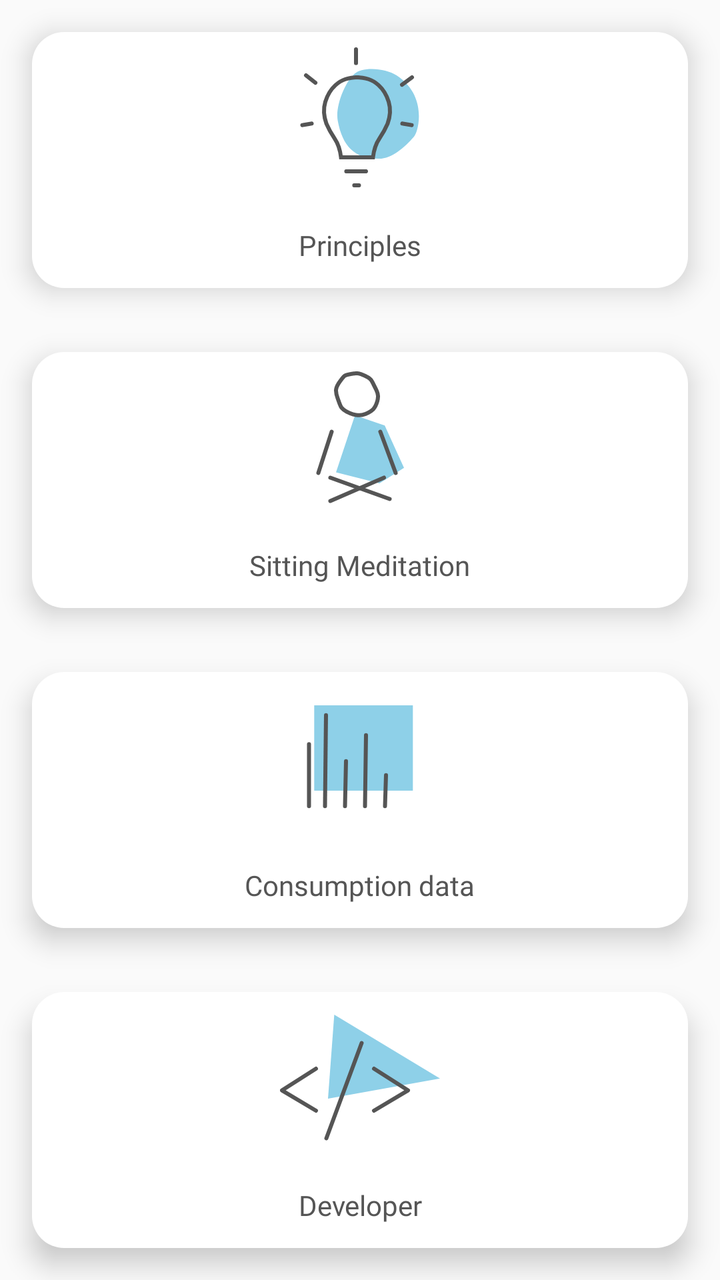
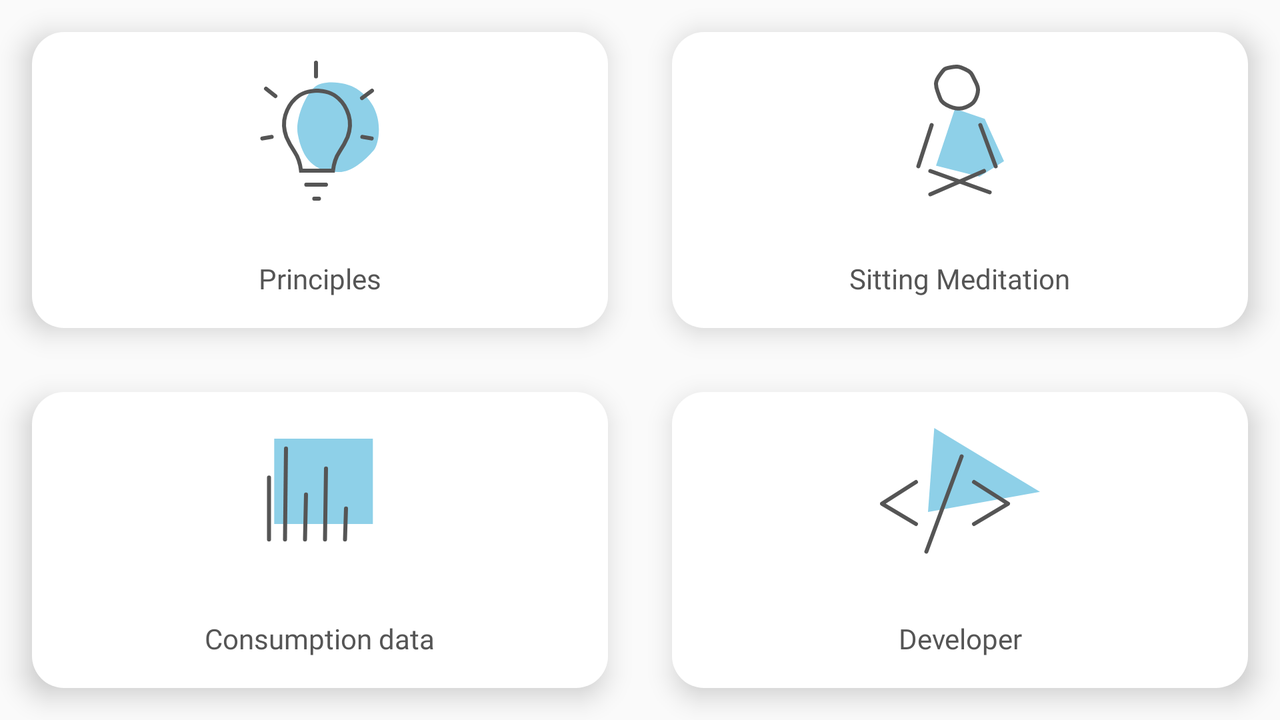

Compare how this app lays out the same screen by default and in its alternative resource folder. The renders come first, then the two layout files and the values they reference.
<!-- AndroidManifest.xml: application theme MainThemeNoActionBar -->
<!-- res/layout/activity_main.xml -->
<?xml version="1.0" encoding="utf-8"?>
<androidx.constraintlayout.widget.ConstraintLayout xmlns:android="http://schemas.android.com/apk/res/android"
    xmlns:app="http://schemas.android.com/apk/res-auto"
    xmlns:tools="http://schemas.android.com/tools"
    android:layout_width="match_parent"
    android:layout_height="match_parent"
    tools:context=".MainActivity">

    <LinearLayout
        android:id="@+id/linear_layout_principles_main"
        style="@style/MainFrames"
        android:orientation="vertical"
        app:layout_constraintBottom_toTopOf="@id/linear_layout_meditation_main"
        app:layout_constraintLeft_toLeftOf="parent"
        app:layout_constraintRight_toRightOf="parent"
        app:layout_constraintTop_toTopOf="parent">

        <ImageView
            android:layout_width="wrap_content"
            android:layout_height="0dp"
            android:layout_gravity="center_horizontal"
            android:layout_weight="2"
            android:gravity="center"
            android:src="@drawable/ic_bulb" />

        <TextView
            android:layout_width="wrap_content"
            android:layout_height="0dp"
            android:layout_gravity="center_horizontal"
            android:layout_weight="1"
            android:gravity="center"
            android:text="Principles" />

    </LinearLayout>

    <LinearLayout
        android:id="@+id/linear_layout_meditation_main"
        style="@style/MainFrames"
        android:orientation="vertical"
        app:layout_constraintBottom_toTopOf="@id/linear_layout_data_main"
        app:layout_constraintLeft_toLeftOf="parent"
        app:layout_constraintRight_toRightOf="parent"
        app:layout_constraintTop_toBottomOf="@id/linear_layout_principles_main">

        <ImageView
            android:layout_width="wrap_content"
            android:layout_height="0dp"
            android:layout_gravity="center_horizontal"
            android:layout_weight="2"
            android:gravity="center"
            android:src="@drawable/ic_meditator" />

        <TextView
            android:layout_width="wrap_content"
            android:layout_height="0dp"
            android:layout_gravity="center_horizontal"
            android:layout_weight="1"
            android:gravity="center"
            android:text="Sitting Meditation" />

    </LinearLayout>

    <LinearLayout
        android:id="@+id/linear_layout_data_main"
        style="@style/MainFrames"
        android:orientation="vertical"
        app:layout_constraintBottom_toTopOf="@id/linear_layout_developer_main"
        app:layout_constraintLeft_toLeftOf="parent"
        app:layout_constraintRight_toRightOf="parent"
        app:layout_constraintTop_toBottomOf="@id/linear_layout_meditation_main">

        <ImageView
            android:layout_width="wrap_content"
            android:layout_height="0dp"
            android:layout_gravity="center_horizontal"
            android:layout_weight="2"
            android:gravity="center"
            android:src="@drawable/ic_data" />

        <TextView
            android:layout_width="wrap_content"
            android:layout_height="0dp"
            android:layout_gravity="center_horizontal"
            android:layout_weight="1"
            android:gravity="center"
            android:text="Consumption data" />

    </LinearLayout>

    <LinearLayout
        android:id="@+id/linear_layout_developer_main"
        style="@style/MainFrames"
        android:orientation="vertical"
        app:layout_constraintBottom_toBottomOf="parent"
        app:layout_constraintLeft_toLeftOf="parent"
        app:layout_constraintRight_toRightOf="parent"
        app:layout_constraintTop_toBottomOf="@id/linear_layout_data_main">

        <ImageView
            android:layout_width="wrap_content"
            android:layout_height="0dp"
            android:layout_gravity="center_horizontal"
            android:layout_weight="2"
            android:gravity="center"
            android:src="@drawable/ic_code" />

        <TextView
            android:layout_width="wrap_content"
            android:layout_height="0dp"
            android:layout_gravity="center_horizontal"
            android:layout_weight="1"
            android:gravity="center"
            android:text="Developer" />

    </LinearLayout>

</androidx.constraintlayout.widget.ConstraintLayout>
<!-- resources referenced by this layout -->
<resources>
  <!-- drawable ic_code (drawable) -->
  <vector xmlns:android="http://schemas.android.com/apk/res/android"
      android:width="80dp"
      android:height="63dp"
      android:viewportWidth="80"
      android:viewportHeight="63">
    <path
        android:pathData="M27.1287,0l-3.1287,42l56,-10.1208z"
        android:strokeWidth="1"
        android:fillColor="#8ED0E8"
        android:fillType="evenOdd"
        android:strokeColor="#00000000"/>
    <path
        android:pathData="M18,27l-17,10.8617l17,10.1383"
        android:strokeLineJoin="round"
        android:strokeWidth="2"
        android:fillColor="#00000000"
        android:strokeColor="#555555"
        android:fillType="evenOdd"
        android:strokeLineCap="round"/>
    <path
        android:pathData="M47,27l17,10.8617l-17,10.1383"
        android:strokeLineJoin="round"
        android:strokeWidth="2"
        android:fillColor="#00000000"
        android:strokeColor="#555555"
        android:fillType="evenOdd"
        android:strokeLineCap="round"/>
    <path
        android:pathData="M23.1731,61.8286L40.8269,14.1714"
        android:strokeWidth="2"
        android:fillColor="#00000000"
        android:strokeColor="#555555"
        android:fillType="evenOdd"
        android:strokeLineCap="round"/>
  </vector>
  <style name="MainFrames">
          <item name="android:layout_width">match_parent</item>
          <item name="android:layout_height">0dp</item>
          <item name="android:elevation">8dp</item>
          <item name="android:background">@drawable/frame_rounded</item>
          <item name="android:layout_margin">16dp</item>
      </style>
  <style name="MainThemeNoActionBar" parent="Theme.AppCompat.Light.NoActionBar">
          
          <item name="colorPrimary">@color/colorPrimary</item>
          <item name="colorPrimaryDark">@color/colorPrimaryDark</item>
          <item name="colorAccent">@color/colorAccent</item>
          <item name="fontFamily">@font/eb_garamond</item>
          <item name="android:textColor">@color/colorSoftBlack</item>
      </style>
  <!-- drawable frame_rounded (drawable) -->
  <?xml version="1.0" encoding="utf-8"?>
  <shape xmlns:android="http://schemas.android.com/apk/res/android"
      android:shape="rectangle">
  
      <size
          android:width="400dp"
          android:height="400dp" />
  
      <corners android:radius="16dp" />
  
      <solid android:color="#fff" />
  
  </shape>
  <color name="colorPrimary">#64A9BC</color>
  <color name="colorPrimaryDark">#1A7CA6</color>
  <color name="colorAccent">#DB6868</color>
  <color name="colorSoftBlack">#555555</color>
  <!-- some entries are left out for length -->
</resources>
<!-- res/layout-land/activity_main.xml (the repository's variant of the layout above) -->
<!-- drawn on the phone turned sideways -->
<?xml version="1.0" encoding="utf-8"?>
<androidx.constraintlayout.widget.ConstraintLayout xmlns:android="http://schemas.android.com/apk/res/android"
    xmlns:app="http://schemas.android.com/apk/res-auto"
    xmlns:tools="http://schemas.android.com/tools"
    android:layout_width="match_parent"
    android:layout_height="match_parent"
    tools:context=".MainActivity">

    <LinearLayout
        android:id="@+id/linear_layout_principles_main"
        style="@style/MainFrames"
        android:orientation="vertical"
        android:layout_width="0dp"
        app:layout_constraintBottom_toTopOf="@id/linear_layout_data_main"
        app:layout_constraintTop_toTopOf="parent"
        app:layout_constraintStart_toStartOf="parent"
        app:layout_constraintEnd_toStartOf="@+id/linear_layout_meditation_main">

        <ImageView
            android:layout_width="wrap_content"
            android:layout_height="0dp"
            android:layout_gravity="center_horizontal"
            android:layout_weight="2"
            android:gravity="center"
            android:src="@drawable/ic_bulb" />

        <TextView
            android:layout_width="wrap_content"
            android:layout_height="0dp"
            android:layout_gravity="center_horizontal"
            android:layout_weight="1"
            android:gravity="center"
            android:text="Principles" />

    </LinearLayout>

    <LinearLayout
        android:id="@+id/linear_layout_meditation_main"
        style="@style/MainFrames"
        android:orientation="vertical"
        android:layout_width="0dp"
        app:layout_constraintBottom_toTopOf="@+id/linear_layout_developer_main"
        app:layout_constraintTop_toTopOf="parent"
        app:layout_constraintEnd_toEndOf="parent"
        app:layout_constraintStart_toEndOf="@+id/linear_layout_principles_main">

        <ImageView
            android:layout_width="wrap_content"
            android:layout_height="0dp"
            android:layout_gravity="center_horizontal"
            android:layout_weight="2"
            android:gravity="center"
            android:src="@drawable/ic_meditator" />

        <TextView
            android:layout_width="wrap_content"
            android:layout_height="0dp"
            android:layout_gravity="center_horizontal"
            android:layout_weight="1"
            android:gravity="center"
            android:text="Sitting Meditation" />

    </LinearLayout>

    <LinearLayout
        android:id="@+id/linear_layout_data_main"
        style="@style/MainFrames"
        android:orientation="vertical"
        android:layout_width="0dp"
        app:layout_constraintTop_toBottomOf="@id/linear_layout_principles_main"
        app:layout_constraintBottom_toBottomOf="parent"
        app:layout_constraintStart_toStartOf="parent"
        app:layout_constraintEnd_toStartOf="@id/linear_layout_developer_main">

        <ImageView
            android:layout_width="wrap_content"
            android:layout_height="0dp"
            android:layout_gravity="center_horizontal"
            android:layout_weight="2"
            android:gravity="center"
            android:src="@drawable/ic_data" />

        <TextView
            android:layout_width="wrap_content"
            android:layout_height="0dp"
            android:layout_gravity="center_horizontal"
            android:layout_weight="1"
            android:gravity="center"
            android:text="Consumption data" />

    </LinearLayout>

    <LinearLayout
        android:id="@+id/linear_layout_developer_main"
        style="@style/MainFrames"
        android:orientation="vertical"
        android:layout_width="0dp"
        app:layout_constraintTop_toBottomOf="@id/linear_layout_meditation_main"
        app:layout_constraintBottom_toBottomOf="parent"
        app:layout_constraintStart_toEndOf="@id/linear_layout_data_main"
        app:layout_constraintEnd_toEndOf="parent">

        <ImageView
            android:layout_width="wrap_content"
            android:layout_height="0dp"
            android:layout_gravity="center_horizontal"
            android:layout_weight="2"
            android:gravity="center"
            android:src="@drawable/ic_code" />

        <TextView
            android:layout_width="wrap_content"
            android:layout_height="0dp"
            android:layout_gravity="center_horizontal"
            android:layout_weight="1"
            android:gravity="center"
            android:text="Developer" />

    </LinearLayout>

</androidx.constraintlayout.widget.ConstraintLayout>
